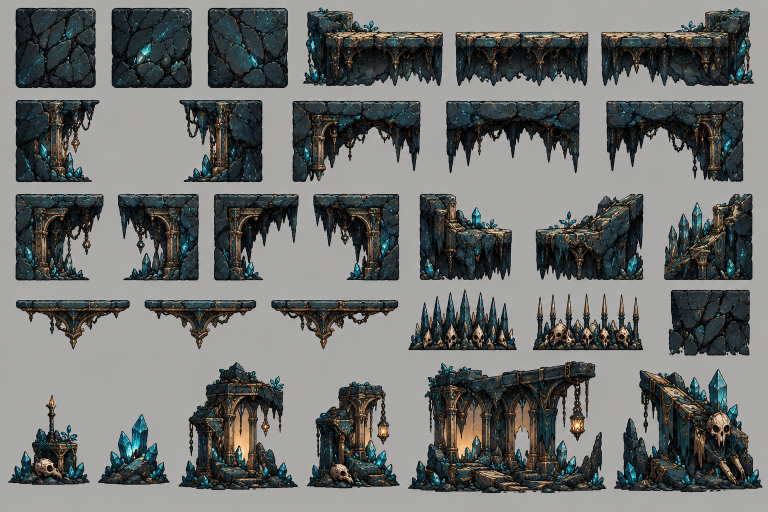
#> input picture duskwell/art/source/tiles_hd/sheet_crystal_tiles.png, 1536 x 1024 px (shown at 1/2 size)
$ python cut_tiles.py
#> lines starting #> are read from the running program, lines starting #| are printed output that depends on the picture; after the words box and inside, x2 and y2 are one past the last pixel; in counts of white or black regions, pixels touching at a corner belong together
#> in main, img is the input picture: shape (1024, 1536, 3); mean B, G, R 110.8, 112.6, 110.4
### duskwell/tools/sprites/cut_world.py
#!/usr/bin/env python3
"""Cuts the world sheets (art/source/world_hd: objects, machinery, gates and hazards) into art/world/world.webp and
js/world_meta.js (WORLD_RECTS: name -> [x, y, w, h]). Solid objects get the grey board removed; glowing things are cut softly
(opacity from the distance to the grey, colour un-mixed). The pieces are also saved in art/source/world_hd/cut/."""
import json, os, sys
import numpy as np, cv2
from scipy import ndimage as ndi
from PIL import Image
HERE = os.path.dirname(os.path.abspath(__file__)); ROOT = os.path.join(HERE, '..', '..')
SRC = os.path.join(ROOT, 'art', 'source', 'world_hd')
PACK = 0.5
SHEETS = {'obj': 'sheet_objects.png', 'mech': 'sheet_mechanics.png', 'gate': 'sheet_gates_hazards.png'}
# name: sheet, box (x0, y0, x1, y1), options. soft: keep glow; off: rectangles to leave out; min: smallest part kept (px)
PIECES = {
    'geo_0': ('obj', (48, 60, 168, 238), {}),
    'geo_1': ('obj', (232, 52, 382, 238), {'soft': True}),
    'geo_2': ('obj', (418, 46, 592, 238), {'soft': True}),
    'geo_3': ('obj', (596, 8, 860, 240), {'soft': True}),
    'bench': ('obj', (822, 18, 1524, 304), {}),
    'sign_lit': ('obj', (22, 266, 386, 646), {'soft': True}),
    'sign_dark': ('obj', (392, 266, 728, 646), {}),
    'chest_shut': ('obj', (690, 404, 1116, 642), {}),
    'chest_open': ('obj', (1118, 340, 1522, 640), {'soft': True}),
    'shrine_0': ('obj', (8, 700, 362, 980), {'soft': True}),
    'shrine_1': ('obj', (362, 652, 728, 982), {'soft': True}),
    'shrine_2': ('obj', (728, 636, 1118, 986), {'soft': True}),
    'shrine_3': ('obj', (1118, 636, 1524, 990), {'soft': True}),
    'saw_still': ('mech', (20, 16, 472, 420), {'saw': 182}),
    'saw_spin': ('mech', (482, 16, 930, 420), {'saw': 168, 'soft': True}),
    'lever_up': ('mech', (856, 80, 1072, 416), {'off': [(1015, 185, 1072, 262), (856, 80, 935, 250)]}),
    'lever_down': ('mech', (1072, 196, 1310, 418), {'off': [(1072, 196, 1150, 260)]}),
    'drip_hang': ('mech', (1268, 6, 1526, 286), {}),
    'drip_fall': ('mech', (1320, 320, 1490, 620), {'off': [(1400, 286, 1440, 330)]}),
    'drip_pile': ('mech', (1262, 586, 1530, 756), {'soft': True}),
    'crumble_0': ('mech', (22, 436, 440, 720), {}),
    'crumble_1': ('mech', (441, 436, 858, 720), {}),
    'crumble_2': ('mech', (852, 436, 1268, 762), {}),
    'mover_deck': ('mech', (186, 760, 420, 940), {}),
    'mover_end': ('mech', (20, 722, 130, 942), {}),
    'chain': ('mech', (126, 776, 186, 806), {}),
    'gate_shut': ('gate', (28, 14, 652, 420), {'soft': True}),
    'gate_open': ('gate', (654, 14, 1278, 420), {'soft': True, 'hole': 'open'}),
    'wall_whole': ('gate', (44, 436, 348, 734), {}),
    'wall_broken': ('gate', (396, 434, 774, 734), {}),
    'shroom': ('gate', (830, 472, 1118, 738), {}),
    'shroom_squash': ('gate', (1190, 596, 1478, 742), {}),
    'spikes_crystal': ('gate', (28, 764, 504, 968), {}),
    'spikes_skull': ('gate', (522, 776, 936, 968), {}),
    'acid_pool': ('gate', (960, 786, 1502, 976), {}),
}

def background(sub):
    """the sheet's grey, estimated around every pixel from the flat, unsaturated parts (it is not perfectly even)"""
    f = sub.astype(np.float32); hsv = cv2.cvtColor(sub, cv2.COLOR_BGR2HSV)
#> after `hsv = cv2.cvtColor(sub, cv2.COLOR_BGR2HSV)`: hsv: shape (1024, 1536, 3); mean H, S, V 45.5, 48.6, 116.8
    blur = cv2.GaussianBlur(f, (0, 0), 1.2); sd = np.sqrt(np.maximum(cv2.GaussianBlur((f - blur) ** 2, (0, 0), 2).mean(axis=2), 0))
    cand = (hsv[..., 1] < 34) & (hsv[..., 2] > 110) & (hsv[..., 2] < 230) & (sd < 5.5)
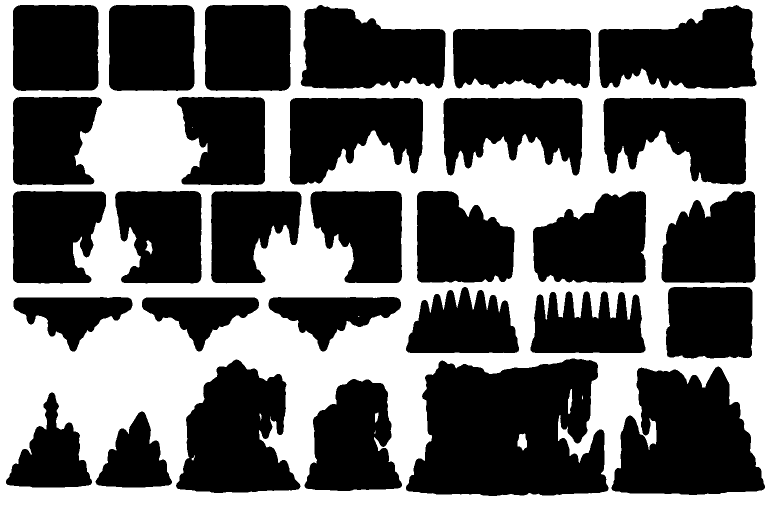
#> cand: shape (1024, 1536) bool (shown at 1/2 size); 42.8% white; 12 white regions (5 under 20 px), largest, box (x1, y1, x2, y2) and area: (0, 0, 1536, 1024) 672141, (1035, 867, 1054, 901) 462, (1136, 778, 1145, 828) 272
    cand = ndi.binary_opening(cand, iterations=2).astype(np.float32)
#> cand: shape (1024, 1536) float32; values 0 (black) and 1 (white), 42.7% white; 9 white regions (1 under 20 px), largest, box (x1, y1, x2, y2) and area: (0, 0, 1536, 1024) 670294, (1289, 840, 1313, 892) 742, (1035, 867, 1054, 900) 450
    num = cv2.GaussianBlur(f * cand[..., None], (0, 0), 22); den = cv2.GaussianBlur(cand, (0, 0), 22)[..., None]
    return num / np.maximum(den, 1e-3)

def cut(name, sheet, box, o, img, bg):
    x0, y0, x1, y1 = box
    sub = img[y0:y1, x0:x1].astype(np.float32); b = bg[y0:y1, x0:x1]
    d = np.linalg.norm(sub - b, axis=2)
    near = d < 22
    lab, k = ndi.label(near); sizes = ndi.sum(near, lab, range(1, k + 1))
    edge = set(np.unique(np.concatenate([lab[0], lab[-1], lab[:, 0], lab[:, -1]]))) - {0}
    big = {i + 1 for i, v in enumerate(sizes) if v >= o.get('pocket', 100)}
    fg = ~np.isin(lab, list(edge | big)); fg = ndi.binary_opening(fg, iterations=1)
    holes = ndi.binary_fill_holes(fg) & ~fg; hl, hn = ndi.label(holes)
    for i, v in enumerate(ndi.sum(holes, hl, range(1, hn + 1)), 1):
        if v < o.get('holefill', 200): fg |= hl == i
    for (a, bb, c, e) in o.get('off', []):
        fg[max(0, bb - y0):max(0, e - y0), max(0, a - x0):max(0, c - x0)] = False
    # drop specks that touch the box edge (they belong to a neighbour) and tiny ones
    pl, pn = ndi.label(fg)
    if pn:
        ar = ndi.sum(fg, pl, range(1, pn + 1)); top = ar.max()
        keep = np.zeros(pn + 1, bool)
        border = set(np.unique(np.concatenate([pl[0], pl[-1], pl[:, 0], pl[:, -1]]))) - {0}
        for i in range(1, pn + 1):
            if ar[i - 1] >= max(o.get('min', 40), 0.002 * top) and (i not in border or ar[i - 1] > 0.3 * top): keep[i] = True
        fg = keep[pl]
    if o.get('soft'):
        # glow: alpha from the distance to the grey, colour un-mixed from it; the solid body keeps full alpha
        a = np.clip((d - 6) / 46, 0, 1)
        reach = ndi.binary_dilation(fg, iterations=40)
        a = np.where(reach, a, 0)
        a = np.maximum(a, cv2.GaussianBlur(fg.astype(np.float32), (0, 0), 0.7) * (fg | ndi.binary_dilation(fg, iterations=1)))
    else:
        a = cv2.GaussianBlur(fg.astype(np.float32), (0, 0), 0.7); a = np.clip((a - 0.25) / 0.5, 0, 1)
    if o.get('hole') == 'open':                                                    # the picture seen through the open gate is not part of it
        hh, ww = a.shape; yy, xx = np.mgrid[0:hh, 0:ww]
        cx, top, bot, half = 968 - x0, 118 - y0, 392 - y0, 64
        inside = (np.abs(xx - cx) < half) & (yy > top + 40) & (yy < bot)
        arch = (np.hypot((xx - cx) / half, (yy - (top + 40)) / 46) < 1) & (yy <= top + 40)
        a = np.where(inside | arch, 0, a)
    col = sub.copy()
    am = np.maximum(a, 1e-3)[..., None]
    unmix = np.clip((sub - b * (1 - a[..., None])) / am, 0, 255)
    col = np.where((a > 0.02)[..., None] & ~fg[..., None], unmix, sub)
    if o.get('saw'):
        col, a = saw_blade(col, a, o['saw'])
    ys, xs = np.where(a > 0.04)
    yA, yB, xA, xB = ys.min(), ys.max() + 1, xs.min(), xs.max() + 1
    rgba = np.dstack([col[..., ::-1], a * 255]).clip(0, 255).astype(np.uint8)[yA:yB, xA:xB]
    return Image.fromarray(rgba, 'RGBA'), (int(x0 + xA), int(y0 + yA))

# [41 lines left out: functions saw_blade, main, not called in this run]

# [2 lines that do not run on import are left out]

### duskwell/tools/sprites/cut_tiles.py
#!/usr/bin/env python3
"""Cuts the crystal tile sheet (art/source/tiles_hd/sheet_crystal_tiles.png) into art/tiles/crystal.webp and
js/tiles_meta.js (CRYSTAL_TILES: name -> [x, y, w, h]). Pieces: 4 rock fills (cropped inside their border), 3 floor slabs,
2 walls, 3 ceilings, 4 corners, 3 slopes, 3 ledges, 2 rows of spikes and 6 scenery pieces."""
import json, os, sys
import numpy as np, cv2
from PIL import Image
HERE = os.path.dirname(os.path.abspath(__file__)); ROOT = os.path.join(HERE, '..', '..')
sys.path.insert(0, HERE)
from cut_world import background, cut
SRC = os.path.join(ROOT, 'art', 'source', 'tiles_hd', 'sheet_crystal_tiles.png')
PACK = 0.5
INSET = 13                                  # fills: how much of the border (sheet px) is left out
PIECES = {
    'fill_0': (28, 12, 194, 180), 'fill_1': (218, 12, 388, 180), 'fill_2': (410, 12, 580, 180), 'fill_3': (1334, 572, 1510, 708),
    'floor_l': (604, 8, 896, 180), 'floor_m': (904, 52, 1196, 180), 'floor_r': (1198, 8, 1510, 180),
    'wall_l': (26, 192, 208, 370), 'wall_r': (352, 192, 540, 370),
    'ceil_l': (580, 192, 868, 370), 'ceil_m': (886, 192, 1168, 370), 'ceil_r': (1206, 192, 1496, 370),
    'corner_0': (26, 382, 214, 566), 'corner_1': (230, 382, 414, 566), 'corner_2': (422, 382, 608, 566), 'corner_3': (622, 382, 808, 566),
    'slope_a': (832, 382, 1036, 566), 'slope_b': (1062, 382, 1300, 566), 'slope_c': (1322, 382, 1510, 566),
    'ledge_0': (26, 588, 266, 706), 'ledge_1': (284, 588, 526, 706), 'ledge_2': (538, 588, 802, 706),
    'spikes_crystal': (810, 586, 1056, 706), 'spikes_skull': (1060, 586, 1306, 706),
    'prop_altar': (34, 780, 190, 990), 'prop_crystal': (190, 796, 322, 980), 'prop_arch_a': (368, 730, 596, 980), 'prop_arch_b': (622, 760, 796, 980),
    'prop_hall': (812, 722, 1210, 990), 'prop_pillar': (1226, 730, 1510, 990),
}

def main():
    img = cv2.imread(SRC); bg = background(img)
    out_dir = os.path.join(ROOT, 'art', 'source', 'tiles_hd', 'cut'); os.makedirs(out_dir, exist_ok=True)
    pieces, origin = {}, {}
    for name, box in PIECES.items():
        p, org = cut(name, 'tiles', box, {'pocket': 12, 'holefill': 0} if name.split('_')[0] in ('floor', 'wall', 'ceil', 'corner', 'slope', 'ledge') else {}, img, bg)   # (small pockets of the board between stalactites are cut out too; the glowing scenery keeps its lit insides)
        if name.startswith('fill_'):
            p = p.crop((INSET, INSET, p.width - INSET, p.height - INSET)); org = (org[0] + INSET, org[1] + INSET)
            p = p.convert('RGB').convert('RGBA')                                       # (opaque)
        p.save(os.path.join(out_dir, name + '.png')); origin[name] = org
        pieces[name] = p.resize((max(1, round(p.width * PACK)), max(1, round(p.height * PACK))), Image.LANCZOS)
        print('%-15s %4dx%-4d' % (name, p.width, p.height))
#> this loop made 30 passes
#> (k in cut, hn in cut, ar in cut, top in cut, yA in cut, yB in cut, xA in cut, xB in cut) on passes 1 to 12: (26, 0, [25676], 25676, 3, 164, 2, 164), (25, 0, [25699], 25699, 2, 165, 4, 167), (25, 0, [25767], 25767, 2, 165, 4, 167), (29, 0, [20322], 20322, 6, 136, 2, 167), (46, 1, [32203], 32203, 7, 165, 2, 283), (28, 0, [25624], 25624, 10, 121, 6, 274), (59, 1, [33386], 33386, 6, 165, 3, 312), (41, 4, [21843], 21843, 7, 173, 4, 173), (36, 2, [21952], 21952, 7, 173, 6, 174), (45, 2, [27752], 27752, 8, 173, 4, 262), (35, 1, [24504], 24504, 8, 155, 5, 274), (46, 2, [31110], 31110, 8, 172, 6, 282)
#> pass 1, in cut, `sub = img[y0:y1, x0:x1].astype(np.float32)`:
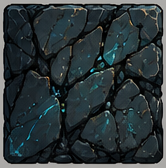
#> sub: shape (168, 166, 3) float32; mean B, G, R 57, 54.3, 44.4
#> pass 1, in cut, `b = bg[y0:y1, x0:x1]`:
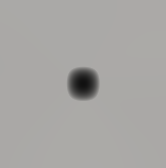
#> b: shape (168, 166, 3) float32; mean B, G, R 164.2, 166.4, 167.7
#> pass 1, in cut, `d = np.linalg.norm(sub - b, axis=2)`:
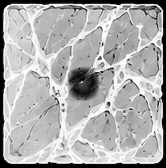
#> d: shape (168, 166) float32; min 0.404, max 294.5, mean 200.1; drawn with min black and max white
#> pass 1, in cut, `near = d < 22`:
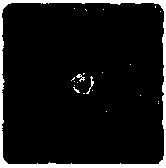
#> near: shape (168, 166) bool; 8.3% white; 22 white regions (19 under 20 px), largest, box (x1, y1, x2, y2) and area: (0, 0, 166, 168) 2210, (86, 76, 94, 94) 34, (76, 74, 85, 82) 30
#> after the loop:
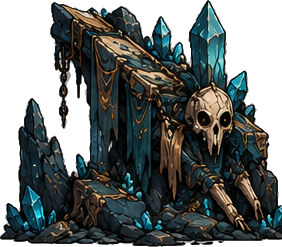
#> p: PIL image 282x247 RGBA; mean R, G, B, A 84.1, 89, 86.8, 177.5; transparent parts drawn white
#> after the loop, origin = 30 items; pieces = 30 items
    W, x, y, row, pos = 2048, 2, 2, 0, {}
    for n, p in sorted(pieces.items(), key=lambda k: -k[1].height):
        if x + p.width + 2 > W: x, y, row = 2, y + row + 2, 0
        pos[n] = [x, y, p.width, p.height]; x += p.width + 2; row = max(row, p.height)
#> this loop made 30 passes
#> (n, x, y, row) on pass 19: ('ceil_m', 138, 136, 74)
#> (n, x, row) on passes 1 to 6: ('prop_hall', 201, 132), ('prop_arch_a', 317, 132), ('prop_pillar', 460, 132), ('prop_arch_b', 549, 132), ('prop_altar', 624, 132), ('corner_0', 714, 132)
#> after the loop, pos = 30 items; row = 74; x = 1206; y = 136
    atlas = Image.new('RGBA', (W, y + row + 2), (0, 0, 0, 0))
#> atlas: PIL image 2048x212 RGBA; every value is 0
    for n, p in pieces.items(): atlas.paste(p, tuple(pos[n][:2]))
#> this loop made 30 passes
#> n on passes 1 to 12: 'fill_0', 'fill_1', 'fill_2', 'fill_3', 'floor_l', 'floor_m', 'floor_r', 'wall_l', 'wall_r', 'ceil_l', 'ceil_m', 'ceil_r'
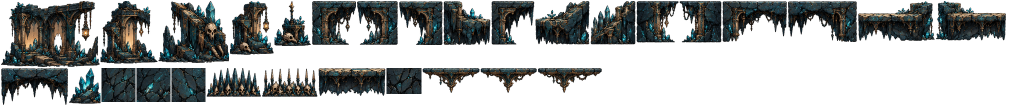
#> atlas: PIL image 2048x212 RGBA (shown at 1/2 size); mean R, G, B, A 23.8, 26.2, 25.5, 106.7; transparent parts drawn white
    od = os.path.join(ROOT, 'art', 'tiles'); os.makedirs(od, exist_ok=True)
    atlas.save(os.path.join(od, 'crystal.webp'), quality=90, method=6)
    meta = {n: pos[n] for n in sorted(pos)}
#> meta = 30 items
    open(os.path.join(ROOT, 'js', 'tiles_meta.js'), 'w').write(
        "'use strict';\n// made by tools/sprites/cut_tiles.py: the crystal tile pieces in art/tiles/crystal.webp\n"
        "// [x, y, w, h], drawn at " + str(PACK) + " of their size on the sheet; CRYSTAL_ORIGIN: where each piece's corner was on the sheet\n"
        "const CRYSTAL_PACK = " + str(PACK) + ";\nconst CRYSTAL_TILES = " + json.dumps(meta, separators=(',', ':')) + ";\nconst CRYSTAL_ORIGIN = " + json.dumps({n: origin[n] for n in sorted(origin)}, separators=(',', ':')) + ";\n")
    print(len(pos), 'pieces', atlas.size, os.path.getsize(os.path.join(od, 'crystal.webp')), 'bytes')
#| 30 pieces (2048, 212) 168862 bytes

if __name__ == '__main__':
    main()
